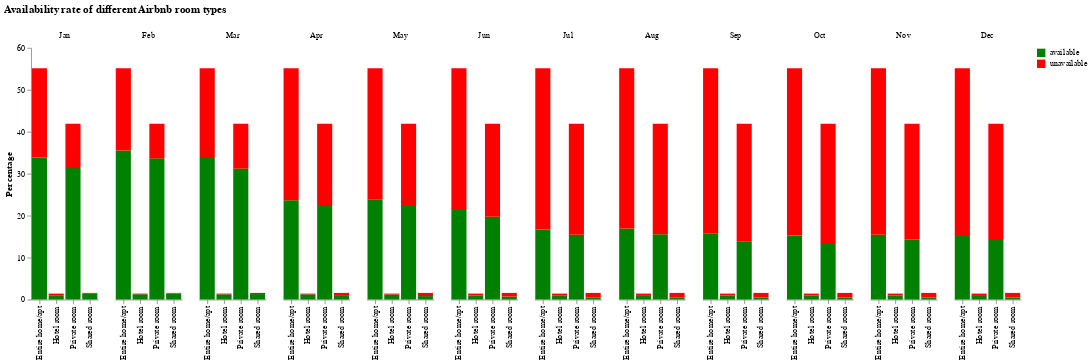

This figure's notebook cell:
### Code cell
# Change from pivot table to normal table format; add column available
def prepare_df(df, name):
    """
    Selects all relevant columns of a given dataframe (df) for the plot and 
    replaces the values for the column available with the specified name
    We replace the name, as it is displayed in the legend of the stacked bar plot
    """
    df = df[['month', 'room_type', 'percentage','available']]
    df['available'] = name    
    return df

# Settings for displaying the chart
months = ['Jan', 'Feb', 'Mar', 'Apr', 'May', 'Jun', 'Jul', 'Aug', 'Sep', 'Oct', 'Nov', 'Dec']
order = ['available', 'unavailable'] 

# Prepare the data 
unavailable_by_roomtype = result_1b.query("available==False")
unavailable_by_roomtype = prepare_df(unavailable_by_roomtype, 'unavailable')

available_by_roomtype = result_1b.query("available==True")
available_by_roomtype = prepare_df(available_by_roomtype, 'available')

# Join the two dataframes for the stack
df = pd.concat([available_by_roomtype, unavailable_by_roomtype]) 
# Convert values from month column to month name
df['month'] = df['month'].apply(lambda x: calendar.month_abbr[x]) 


# Make the stacked bar plot
chart = alt.Chart(df, title=['Availability rate of different Airbnb room types', '   ']).mark_bar().encode(

    # Use room type as x-axis 
    x=alt.X('room_type:N', title=None),

    # Use percentage as y-axis 
    y=alt.Y('sum(percentage):Q',
        axis=alt.Axis(
            grid=False,
            title='Percentage')),

    # Use month as the set of columns to be represented in each group
    column=alt.Column('month:N',  title=None, sort=months),

    # Set the colours 
    color=alt.Color('available:N', sort=order, 
            scale=alt.Scale(
                # make it look pretty with an enjoyable color pallet
                range=['green', 'red']
            ), title =None, 
        ), 
    # Determine the order for displaying (we want available on the bottom)
    order="order:Q" 
    )

#Configure the chart and display it
chart.configure_view(strokeOpacity=0)

### Figure 1 — Vega-Lite specification as saved in the notebook (floating-point values rounded to 4 significant figures)
{"config": {"view": {"continuousWidth": 400, "continuousHeight": 300, "strokeOpacity": 0}}, "data": {"name": "data-87a767c5200e1ff4d91272ac9baabc52"}, "mark": "bar", "encoding": {"color": {"type": "nominal", "field": "available", "scale": {"range": ["green", "red"]}, "sort": ["available", "unavailable"], "title": null}, "column": {"type": "nominal", "field": "month", "sort": ["Jan", "Feb", "Mar", "Apr", "May", "Jun", "Jul", "Aug", "Sep", "Oct", "Nov", "Dec"], "title": null}, "order": {"type": "quantitative", "field": "order"}, "x": {"type": "nominal", "field": "room_type", "title": null}, "y": {"type": "quantitative", "aggregate": "sum", "axis": {"grid": false, "title": "Percentage"}, "field": "percentage"}}, "title": ["Availability rate of different Airbnb room types", "   "], "$schema": "https://vega.github.io/schema/vega-lite/v4.8.1.json", "datasets": {"data-87a767c5200e1ff4d91272ac9baabc52": [{"month": "Jan", "room_type": "Entire home/apt", "percentage": 33.86, "available": "available"}, {"month": "Jan", "room_type": "Hotel room", "percentage": 0.8979, "available": "available"}, {"month": "Jan", "room_type": "Private room", "percentage": 31.32, "available": "available"}, {"month": "Jan", "room_type": "Shared room", "percentage": 1.372, "available": "available"}, {"month": "Feb", "room_type": "Entire home/apt", "percentage": 35.5, "available": "available"}, {"month": "Feb", "room_type": "Hotel room", "percentage": 1.255, "available": "available"}, {"month": "Feb", "room_type": "Private room", "percentage": 33.65, "available": "available"}, {"month": "Feb", "room_type": "Shared room", "percentage": 1.431, "available": "available"}, {"month": "Mar", "room_type": "Entire home/apt", "percentage": 33.71, "available": "available"}, {"month": "Mar", "room_type": "Hotel room", "percentage": 1.24, "available": "available"}, {"month": "Mar", "room_type": "Private room", "percentage": 31.21, "available": "available"}, {"month": "Mar", "room_type": "Shared room", "percentage": 1.309, "available": "available"}, {"month": "Apr", "room_type": "Entire home/apt", "percentage": 23.68, "available": "available"}, {"month": "Apr", "room_type": "Hotel room", "percentage": 1.226, "available": "available"}, {"month": "Apr", "room_type": "Private room", "percentage": 22.56, "available": "available"}, {"month": "Apr", "room_type": "Shared room", "percentage": 0.8665, "available": "available"}, {"month": "May", "room_type": "Entire home/apt", "percentage": 23.88, "available": "available"}, {"month": "May", "room_type": "Hotel room", "percentage": 1.167, "available": "available"}, {"month": "May", "room_type": "Private room", "percentage": 22.28, "available": "available"}, {"month": "May", "room_type": "Shared room", "percentage": 0.823, "available": "available"}, {"month": "Jun", "room_type": "Entire home/apt", "percentage": 21.56, "available": "available"}, {"month": "Jun", "room_type": "Hotel room", "percentage": 0.9808, "available": "available"}, {"month": "Jun", "room_type": "Private room", "percentage": 19.72, "available": "available"}, {"month": "Jun", "room_type": "Shared room", "percentage": 0.7188, "available": "available"}, {"month": "Jul", "room_type": "Entire home/apt", "percentage": 16.71, "available": "available"}, {"month": "Jul", "room_type": "Hotel room", "percentage": 1.011, "available": "available"}, {"month": "Jul", "room_type": "Private room", "percentage": 15.44, "available": "available"}, {"month": "Jul", "room_type": "Shared room", "percentage": 0.4498, "available": "available"}, {"month": "Aug", "room_type": "Entire home/apt", "percentage": 16.96, "available": "available"}, {"month": "Aug", "room_type": "Hotel room", "percentage": 1.048, "available": "available"}, {"month": "Aug", "room_type": "Private room", "percentage": 15.56, "available": "available"}, {"month": "Aug", "room_type": "Shared room", "percentage": 0.4498, "available": "available"}, {"month": "Sep", "room_type": "Entire home/apt", "percentage": 15.81, "available": "available"}, {"month": "Sep", "room_type": "Hotel room", "percentage": 0.9528, "available": "available"}, {"month": "Sep", "room_type": "Private room", "percentage": 13.79, "available": "available"}, {"month": "Sep", "room_type": "Shared room", "percentage": 0.4801, "available": "available"}, {"month": "Oct", "room_type": "Entire home/apt", "percentage": 15.26, "available": "available"}, {"month": "Oct", "room_type": "Hotel room", "percentage": 0.9898, "available": "available"}, {"month": "Oct", "room_type": "Private room", "percentage": 13.24, "available": "available"}, {"month": "Oct", "room_type": "Shared room", "percentage": 0.4801, "available": "available"}, {"month": "Nov", "room_type": "Entire home/apt", "percentage": 15.41, "available": "available"}, {"month": "Nov", "room_type": "Hotel room", "percentage": 0.9258, "available": "available"}, {"month": "Nov", "room_type": "Private room", "percentage": 14.36, "available": "available"}, {"month": "Nov", "room_type": "Shared room", "percentage": 0.4802, "available": "available"}, {"month": "Dec", "room_type": "Entire home/apt", "percentage": 15.38, "available": "available"}, {"month": "Dec", "room_type": "Hotel room", "percentage": 0.8577, "available": "available"}, {"month": "Dec", "room_type": "Private room", "percentage": 14.22, "available": "available"}, {"month": "Dec", "room_type": "Shared room", "percentage": 0.4802, "available": "available"}, {"month": "Jan", "room_type": "Entire home/apt", "percentage": 21.25, "available": "unavailable"}, {"month": "Jan", "room_type": "Hotel room", "percentage": 0.5127, "available": "unavailable"}, {"month": "Jan", "room_type": "Private room", "percentage": 10.58, "available": "unavailable"}, {"month": "Jan", "room_type": "Shared room", "percentage": 0.2032, "available": "unavailable"}, {"month": "Feb", "room_type": "Entire home/apt", "percentage": 19.6, "available": "unavailable"}, {"month": "Feb", "room_type": "Hotel room", "percentage": 0.1555, "available": "unavailable"}, {"month": "Feb", "room_type": "Private room", "percentage": 8.251, "available": "unavailable"}, {"month": "Feb", "room_type": "Shared room", "percentage": 0.1443, "available": "unavailable"}, {"month": "Mar", "room_type": "Entire home/apt", "percentage": 21.4, "available": "unavailable"}, {"month": "Mar", "room_type": "Hotel room", "percentage": 0.1705, "available": "unavailable"}, {"month": "Mar", "room_type": "Private room", "percentage": 10.7, "available": "unavailable"}, {"month": "Mar", "room_type": "Shared room", "percentage": 0.2666, "available": "unavailable"}, {"month": "Apr", "room_type": "Entire home/apt", "percentage": 31.43, "available": "unavailable"}, {"month": "Apr", "room_type": "Hotel room", "percentage": 0.1846, "available": "unavailable"}, {"month": "Apr", "room_type": "Private room", "percentage": 19.34, "available": "unavailable"}, {"month": "Apr", "room_type": "Shared room", "percentage": 0.7091, "available": "unavailable"}, {"month": "May", "room_type": "Entire home/apt", "percentage": 31.23, "available": "unavailable"}, {"month": "May", "room_type": "Hotel room", "percentage": 0.2434, "available": "unavailable"}, {"month": "May", "room_type": "Private room", "percentage": 19.62, "available": "unavailable"}, {"month": "May", "room_type": "Shared room", "percentage": 0.7526, "available": "unavailable"}, {"month": "Jun", "room_type": "Entire home/apt", "percentage": 33.55, "available": "unavailable"}, {"month": "Jun", "room_type": "Hotel room", "percentage": 0.4298, "available": "unavailable"}, {"month": "Jun", "room_type": "Private room", "percentage": 22.19, "available": "unavailable"}, {"month": "Jun", "room_type": "Shared room", "percentage": 0.8569, "available": "unavailable"}, {"month": "Jul", "room_type": "Entire home/apt", "percentage": 38.4, "available": "unavailable"}, {"month": "Jul", "room_type": "Hotel room", "percentage": 0.3999, "available": "unavailable"}, {"month": "Jul", "room_type": "Private room", "percentage": 26.47, "available": "unavailable"}, {"month": "Jul", "room_type": "Shared room", "percentage": 1.126, "available": "unavailable"}, {"month": "Aug", "room_type": "Entire home/apt", "percentage": 38.15, "available": "unavailable"}, {"month": "Aug", "room_type": "Hotel room", "percentage": 0.3627, "available": "unavailable"}, {"month": "Aug", "room_type": "Private room", "percentage": 26.35, "available": "unavailable"}, {"month": "Aug", "room_type": "Shared room", "percentage": 1.126, "available": "unavailable"}, {"month": "Sep", "room_type": "Entire home/apt", "percentage": 39.3, "available": "unavailable"}, {"month": "Sep", "room_type": "Hotel room", "percentage": 0.4578, "available": "unavailable"}, {"month": "Sep", "room_type": "Private room", "percentage": 28.11, "available": "unavailable"}, {"month": "Sep", "room_type": "Shared room", "percentage": 1.096, "available": "unavailable"}, {"month": "Oct", "room_type": "Entire home/apt", "percentage": 39.85, "available": "unavailable"}, {"month": "Oct", "room_type": "Hotel room", "percentage": 0.4208, "available": "unavailable"}, {"month": "Oct", "room_type": "Private room", "percentage": 28.66, "available": "unavailable"}, {"month": "Oct", "room_type": "Shared room", "percentage": 1.096, "available": "unavailable"}, {"month": "Nov", "room_type": "Entire home/apt", "percentage": 39.7, "available": "unavailable"}, {"month": "Nov", "room_type": "Hotel room", "percentage": 0.4848, "available": "unavailable"}, {"month": "Nov", "room_type": "Private room", "percentage": 27.54, "available": "unavailable"}, {"month": "Nov", "room_type": "Shared room", "percentage": 1.095, "available": "unavailable"}, {"month": "Dec", "room_type": "Entire home/apt", "percentage": 39.72, "available": "unavailable"}, {"month": "Dec", "room_type": "Hotel room", "percentage": 0.5528, "available": "unavailable"}, {"month": "Dec", "room_type": "Private room", "percentage": 27.69, "available": "unavailable"}, {"month": "Dec", "room_type": "Shared room", "percentage": 1.095, "available": "unavailable"}]}}
